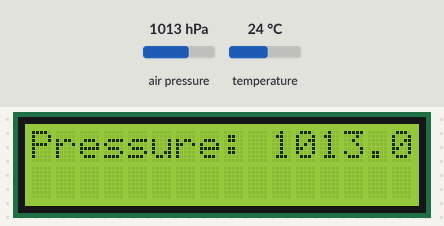
A sketch run on a simulated Arduino Uno, built with avr-gcc and run on an emulated ATmega328P. On the bench: 16×2 character LCD. Inputs (shaded band) come from the test bench; at power-on: air pressure 1013 hPa, temperature 24 °C. What the sketch prints to the serial monitor is not drawn.

Above: at 1.2 s.
1.3 s: air pressure set to 952 hPa
At 8.1 s:
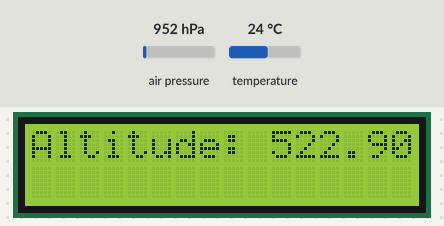
11.7 s: temperature set to 12 °C
At 16.0 s:
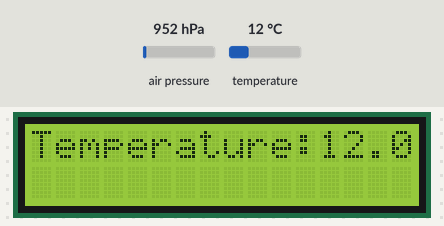
17.7 s: air pressure set to 975 hPa
At 23.5 s:
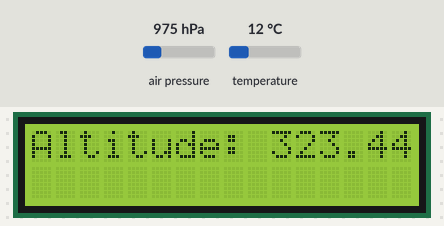
23.8 s: temperature set to 19 °C
At 25.9 s:
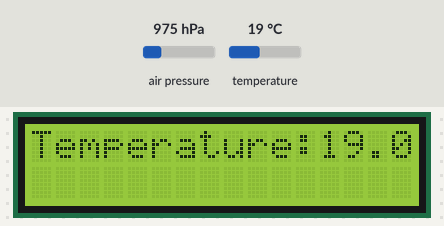
Timing chart, 0 to 27.4 s (numbered marks = the images above; inputs shaded):
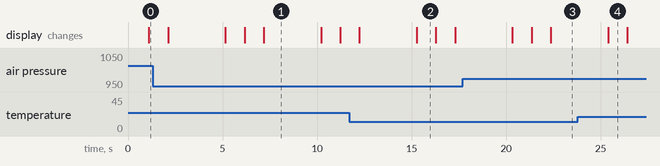

Measured:
- what the display in image 1 shows lasts 3.0 s, from 7.2 s to 10.2 s
- what the display in image 2 shows lasts 1.0 s, from 15.3 s to 16.3 s

The sketch:

BMP280.ino
```cpp
#include <Wire.h>
#include <Adafruit_Sensor.h>
#include <Adafruit_BMP280.h>
#include<LiquidCrystal_I2C.h>
#define SEALEVELPRESSURE_HPA (1013.25)    //hPa = Hecto Pascal

Adafruit_BMP280 bmp;    // Class & Object
LiquidCrystal_I2C lcd(0x3F,16,2);
float t,p,a;
void setup()
{
  Serial.begin(9600);
  if (!bmp.begin(0x76))   //SDA & SCL lines tries to detect address 0x76 for Sensor
  {
    Serial.println("Could not find a valid bmp280 sensor, check wiring!");
    while (1);
  }
  lcd.init();
  lcd.backlight();
}

void loop()
{
  t = bmp.readTemperature();
  p = bmp.readPressure() / 100.0F;  // To get reading in hPa
  a = bmp.readAltitude(SEALEVELPRESSURE_HPA);

  Serial.print("Temperature = ");
  Serial.print(t);
  Serial.print(" *C");
  Serial.print("\t");

  Serial.print("Pressure = ");
  Serial.print(p);
  Serial.print(" hPa");
  Serial.print("\t");

  Serial.print("Approx. Altitude = ");
  Serial.print(a);
  Serial.println("m");
  temp();
  delay(1000);
  pressure();
  delay(1000);
  altitude();
  delay(1000);
  delay(2000);
}
```

page1.ino
```cpp
void temp(){
  lcd.setCursor(0,0);
  lcd.print("Temperature:");
  lcd.print(t);
}
```

page2.ino
```cpp
void pressure(){
  lcd.setCursor(0,0);
  lcd.print("Pressure: ");
  lcd.print(p);
}
```

page3.ino
```cpp
void altitude(){
  lcd.setCursor(0,0);
  lcd.print("Altitude: ");
  lcd.print(a);
}
```
